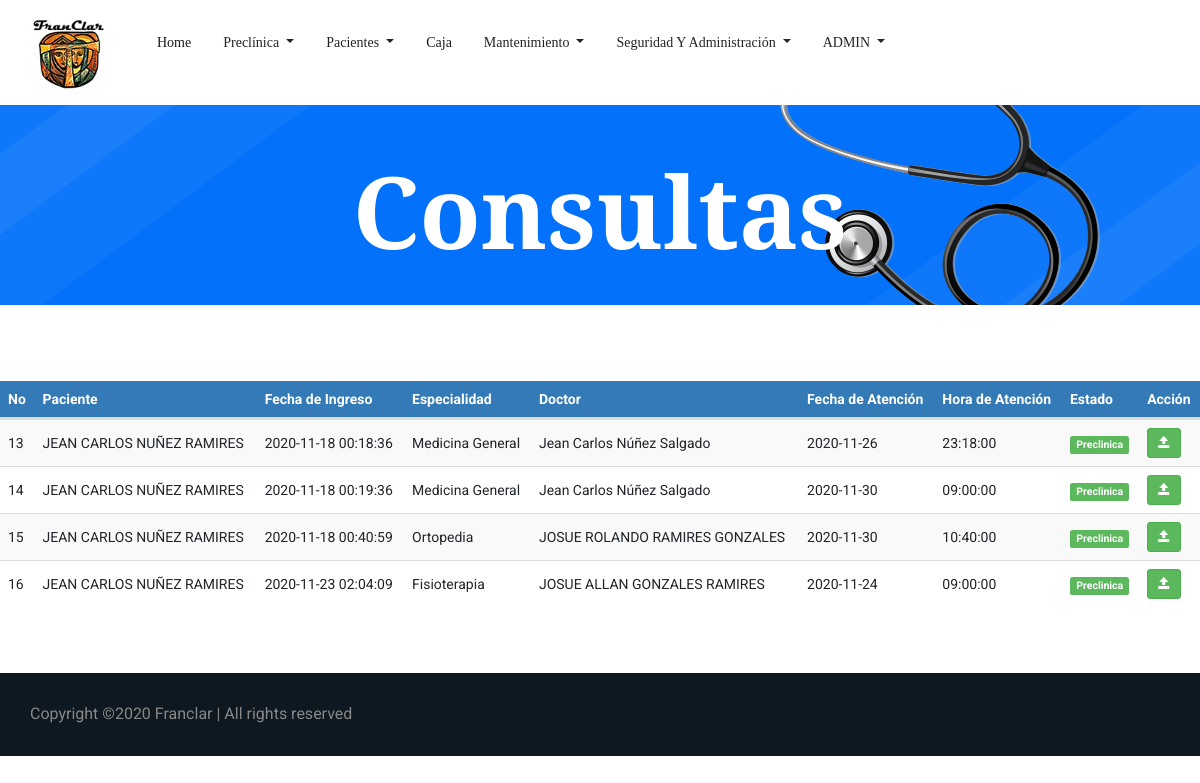
The page /Consulta.php (signed in) on the database as committed earlier.
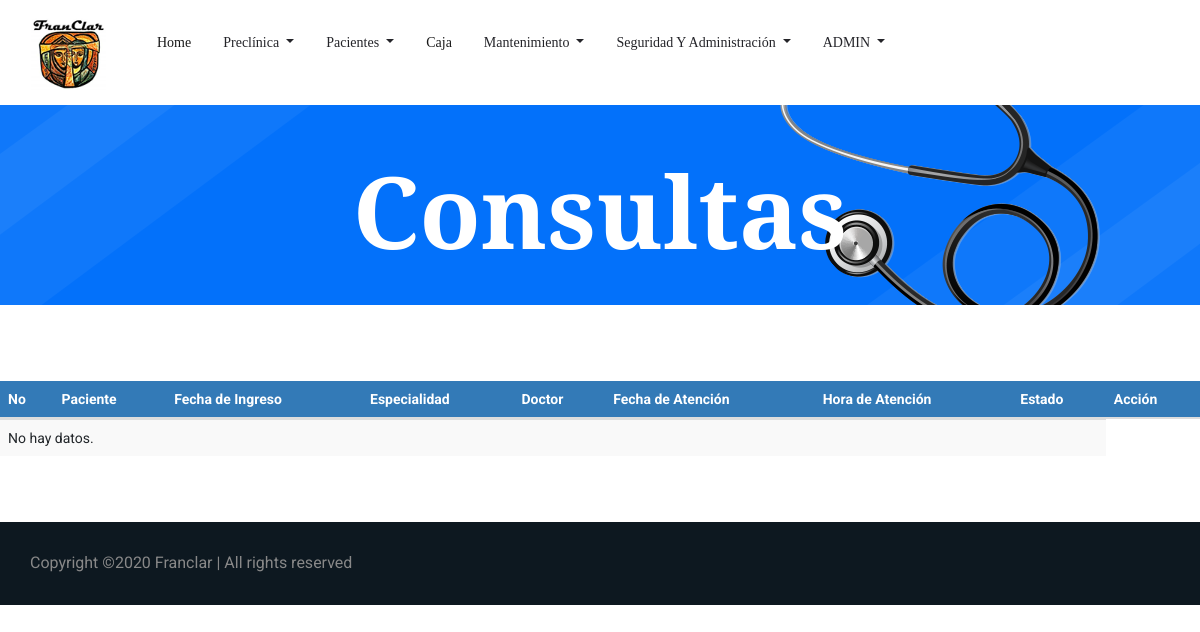
The same page on the database as committed later.
### tables this page shows
CREATE TABLE `tbl_citas` (
  `ID_Cita` bigint(3) NOT NULL,
  `ID_Paciente` int(3) NOT NULL,
  `ID_Usuario` bigint(3) NOT NULL,
  `ID_Empleado` int(3) NOT NULL,
  `ID_Especialidad` int(3) NOT NULL,
  `ID_Estado` int(3) NOT NULL,
  `Fec_Creacion` timestamp NOT NULL DEFAULT current_timestamp(),
  `Fec_Atencion` date NOT NULL,
  `Hora_Atencion` time NOT NULL,
  `Precio` int(5) NOT NULL,
  `Usuario_crea` bigint(3) DEFAULT NULL,
  `Fec_crea` date DEFAULT NULL,
  `Usuario_modif` bigint(3) DEFAULT NULL,
  `Fec_modif` date DEFAULT NULL
);

CREATE TABLE `tbl_pacientes` (
  `ID_Paciente` int(3) NOT NULL,
  `cedula` varchar(13) NOT NULL,
  `ID_Sexo` int(1) NOT NULL,
  `ID_Est_Civil` int(3) NOT NULL,
  `ID_Tipo_Sangre` int(3) NOT NULL,
  `ID_Religion` int(3) NOT NULL,
  `ID_TipoPaciente` int(3) NOT NULL,
  `Nom_Paciente` varchar(255) NOT NULL,
  `Fec_Nacimiento` date NOT NULL,
  `Edad` int(3) NOT NULL,
  `Dir_Paciente` varchar(255) NOT NULL,
  `Tel_Paciente` int(8) NOT NULL,
  `Cel_Paciente` int(8) NOT NULL,
  `Email` varchar(50) NOT NULL,
  `Contacto_Emergencia` varchar(40) NOT NULL,
  `ID_Parentesco` int(3) NOT NULL,
  `Tel_Emergencia` int(8) NOT NULL,
  `Cel_Emergencia` int(8) NOT NULL,
  `Antecedentes_Personales` varchar(500) DEFAULT NULL,
  `Antecedentes_Hospitalarios` varchar(500) DEFAULT NULL,
  `Antecedentes_Alergicos` varchar(500) DEFAULT NULL,
  `Antecedentes_Familiares` varchar(500) DEFAULT NULL,
  `Habitos` varchar(500) DEFAULT NULL,
  `Usuario_crea` bigint(3) DEFAULT NULL,
  `Fec_crea` date DEFAULT NULL,
  `Usuario_modif` bigint(3) DEFAULT NULL,
  `Fec_modif` date DEFAULT NULL
);

CREATE TABLE `tbl_especialidad` (
  `ID_especialidad` int(3) NOT NULL,
  `Descripcion_espec` varchar(30) NOT NULL,
  `Precio` int(5) NOT NULL
);

CREATE TABLE `tbl_empleado` (
  `ID_Empleado` int(3) NOT NULL,
  `Nom_Empleado` varchar(50) NOT NULL,
  `ID_Sexo` int(1) NOT NULL,
  `ID_Est_Civil` int(3) NOT NULL,
  `ID_Cargo` int(3) NOT NULL,
  `ID_Especialidad` int(3) NOT NULL,
  `Cedula` varchar(13) NOT NULL,
  `Fec_Nacimiento` date NOT NULL,
  `Dir_Empleado` varchar(255) NOT NULL,
  `Tel_Empleado` int(8) NOT NULL,
  `Cel_Empleado` int(8) NOT NULL,
  `Salario` int(6) NOT NULL,
  `Usuario_crea` bigint(3) DEFAULT NULL,
  `Fec_crea` date DEFAULT NULL,
  `Usuario_modif` bigint(3) DEFAULT NULL,
  `Fec_modif` date DEFAULT NULL
);

CREATE TABLE `tbl_estado_cita` (
  `ID_Estado` int(3) NOT NULL,
  `Descripcion_est_cita` varchar(10) NOT NULL
);

### Consulta.php (the view, shortened to what this page needs)
<!doctype html>
<html lang="es">
<?php
include 'head.php'
?>
<body>
    <?php
    include 'header.php'
    ?>
    <section class="breadcrumb_part breadcrumb_bg">
        <div class="container">
            <div class="row">
                <div class="col-lg-12">
                    <div class="breadcrumb_iner">
                        <div class="breadcrumb_iner_item">
                            <h2>Consultas</h2>
                        </div>
                    </div>
                </div>
            </div>
        </div>
    </section>
    <br>
     <br>
     <br>
    <div class="table-responsive">
			<table id="datatableUsuarios" class="table table-striped table-hover" cellspacing="0" width="100%">
            	<thead>
				<tr>
					<th>No</th>
					<th>Paciente</th>
					<th>Fecha de Ingreso</th>
					<th>Especialidad</th>
                    <th>Doctor</th>
                    <th>Fecha de Atención</th>
                    <th>Hora de Atención</th>
                    <th>Estado</th>
				    <th>Acción</th>
				</tr>
				</thead>
				<tbody>
				<?php
				$sql = mysqli_query($con, "SELECT tbl_citas.ID_Cita,
				tbl_pacientes.Nom_Paciente,
				tbl_citas.Fec_Creacion,
				tbl_especialidad.Descripcion_espec,
				tbl_empleado.Nom_Empleado,
				tbl_citas.Fec_Atencion,
				tbl_citas.Hora_Atencion,
				tbl_estado_cita.Descripcion_est_cita FROM tbl_citas
				INNER JOIN tbl_pacientes on tbl_citas.ID_Paciente = tbl_pacientes.ID_Paciente
				INNER JOIN tbl_especialidad on tbl_citas.ID_Especialidad = tbl_especialidad.ID_Especialidad
				INNER JOIN tbl_empleado on tbl_citas.ID_Empleado = tbl_empleado.ID_Empleado
				INNER JOIN tbl_estado_cita on tbl_citas.ID_Estado = tbl_estado_cita.ID_Estado WHERE tbl_estado_cita.ID_Estado = 2");
				if(mysqli_num_rows($sql) == 0){
					echo '<tr><td colspan="8">No hay datos.</td></tr>';
				}else{
					while($row = mysqli_fetch_assoc($sql)){
						echo '
						<tr>
						<td>'.$row['ID_Cita'].'</td>
						<td>'.$row['Nom_Paciente'].'</td>
						<td>'.$row['Fec_Creacion'].'</td>
						<td>'.$row['Descripcion_espec'].'</td>
						<td>'.$row['Nom_Empleado'].'</td>
						<td>'.$row['Fec_Atencion'].'</td>
						<td>'.$row['Hora_Atencion'].'</td>
						<td><span class="label label-success">'.$row['Descripcion_est_cita'].'</span></td>
						<td>
                            <a href="agregarconsulta.php?nik='.$row['ID_Cita'].'" title="Realizar Consulta" class="btn btn-success btn-sm"><span class="glyphicon glyphicon-open" aria-hidden="true"></span></a>
						</td>
						</tr>
						';
					}
				}
				?>
			</table>
		 </div>
         <br>
     <br>
     <br>
    <?php
        include 'Copyright.php'
    ?>
</body>
</html>

Rows that differ between the two databases and show on the page:
no longer on this page (row edited): tbl_citas: ID_Cita "13", ID_Paciente.Nom_Paciente "JEAN CARLOS NUÑEZ RAMIRES", Fec_Creacion "2020-11-18 00:18:36", ID_Especialidad.Descripcion_espec "Medicina General", ID_Empleado.Nom_Empleado "Jean Carlos Núñez Salgado", Fec_Atencion "2020-11-26", Hora_Atencion "23:18:00", ID_Estado.Descripcion_est_cita "Preclinica"
no longer on this page (row edited): tbl_citas: ID_Cita "14", ID_Paciente.Nom_Paciente "JEAN CARLOS NUÑEZ RAMIRES", Fec_Creacion "2020-11-18 00:19:36", ID_Especialidad.Descripcion_espec "Medicina General", ID_Empleado.Nom_Empleado "Jean Carlos Núñez Salgado", Fec_Atencion "2020-11-30", Hora_Atencion "09:00:00", ID_Estado.Descripcion_est_cita "Preclinica"
no longer on this page (row edited): tbl_citas: ID_Cita "15", ID_Paciente.Nom_Paciente "JEAN CARLOS NUÑEZ RAMIRES", Fec_Creacion "2020-11-18 00:40:59", ID_Especialidad.Descripcion_espec "Ortopedia", ID_Empleado.Nom_Empleado "JOSUE ROLANDO RAMIRES GONZALES", Fec_Atencion "2020-11-30", Hora_Atencion "10:40:00", ID_Estado.Descripcion_est_cita "Preclinica"
no longer on this page (row edited): tbl_citas: ID_Cita "16", ID_Paciente.Nom_Paciente "JEAN CARLOS NUÑEZ RAMIRES", Fec_Creacion "2020-11-23 02:04:09", ID_Especialidad.Descripcion_espec "Fisioterapia", ID_Empleado.Nom_Empleado "JOSUE ALLAN GONZALES RAMIRES", Fec_Atencion "2020-11-24", Hora_Atencion "09:00:00", ID_Estado.Descripcion_est_cita "Preclinica"
Other text that changed with them:
text now shown: "No hay datos."
